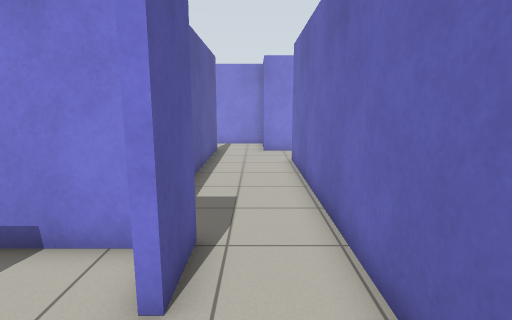
View 1 (above)

16 first-person views from a walk through a world built for the Gazebo simulator. The camera is 1.2 m above the floor, tilts 10° down and sees 80° across. The floor is counted in squares, 0.5 m on a side. Each view is taken from the middle of a square. On the plan, view 1 faces up. The plan holds only what a view shows up to about 18 squares ahead; the rest is blank. The robots in the file are not drawn.

View 2
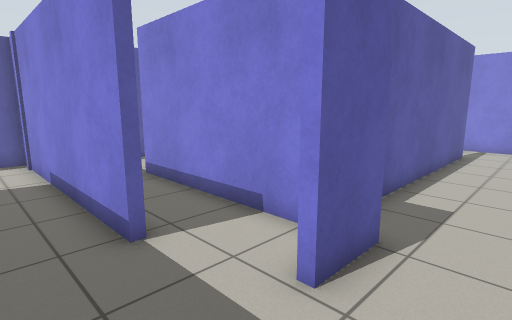

View 3
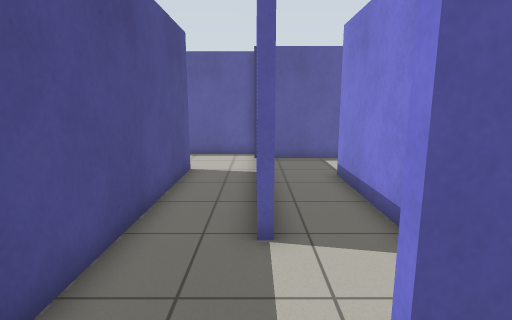

View 4
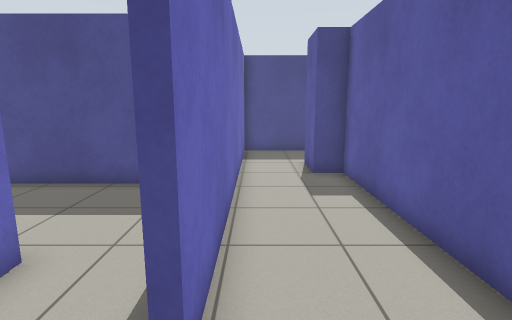

View 5
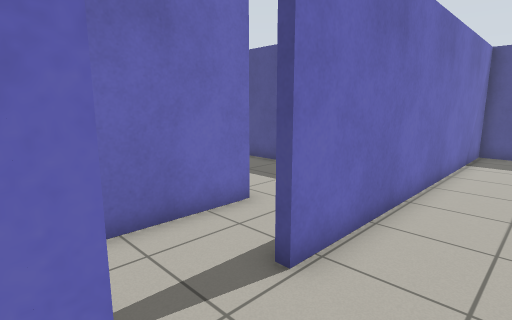

View 6
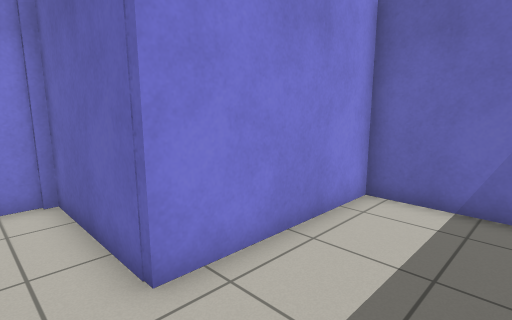

View 7
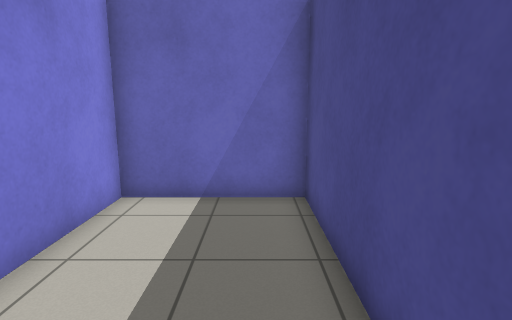

View 8
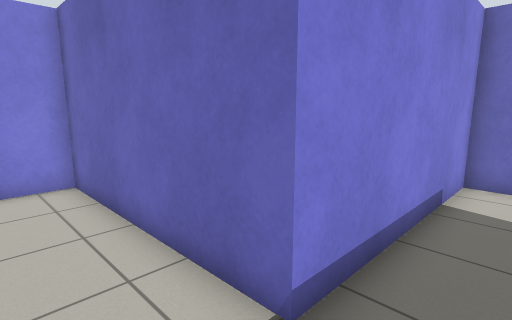

View 9
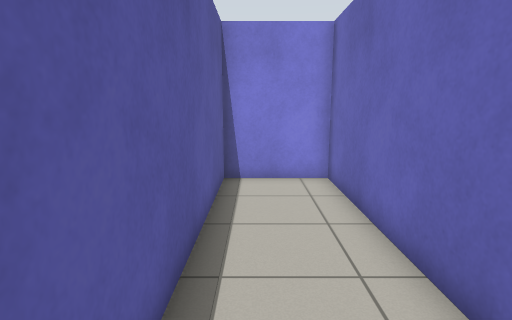

View 10
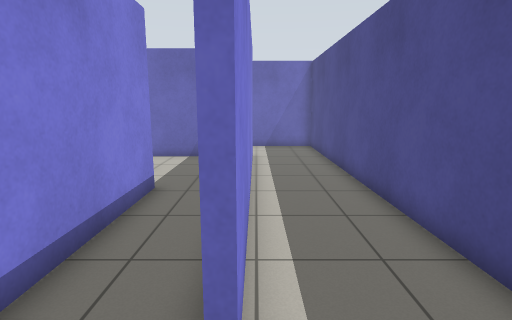

View 11
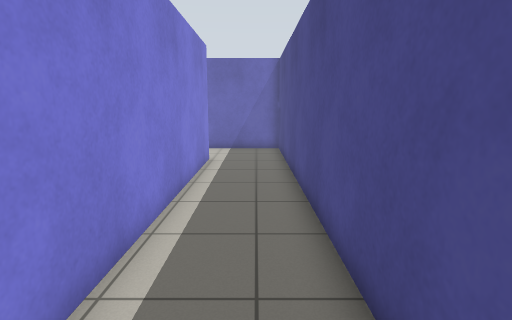

View 12
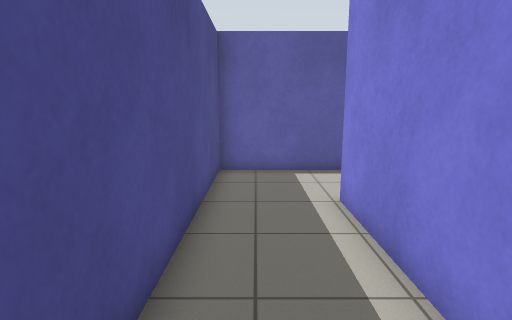

View 13
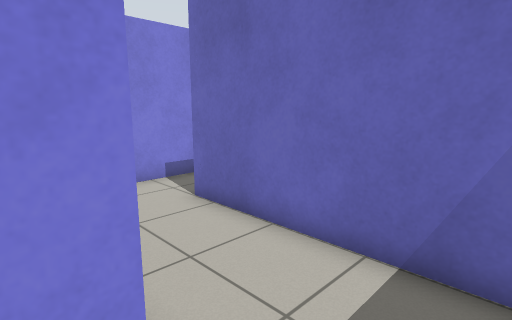

View 14
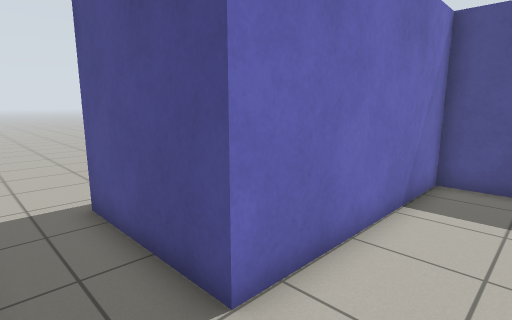

View 15
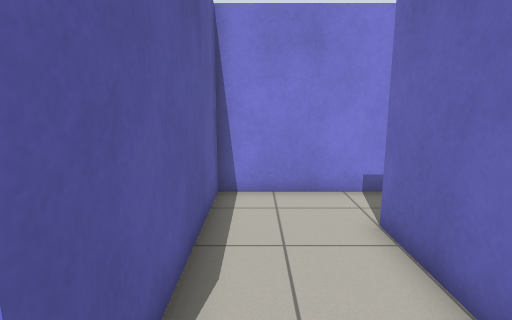

View 16
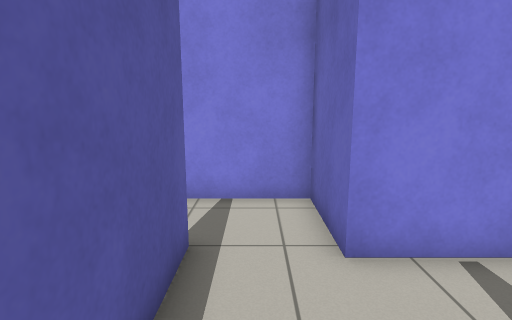

### Floor plan
Points are (right, up) in squares from view 1. A wall is a line through its corners. A room is listed if a view was taken in it or the views show most of it. See-through windows are left out.
Room 1 (views 1, 2, 3, 4, 5, 8, 9, 16)
walls: (-4.1, 2) (-14.4, 2) (-14.4, -0.5); (-1.4, 3.8) (-1.4, 4.9) (-9.6, 4.9) (-9.6, 13.1) (-13.1, 13.1) (-13.1, 2.9); (-10.6, -0.5) (1.6, -0.5) (1.6, 13.7); (-2.2, 17) (-2.2, 5.2) (-1.1, 5.2) (-1.1, 3.1); (1.4, 16.6) (0.4, 16.6) (0.4, 19.8) (-2.9, 19.8)
ways out: opening at (-12, -1) to room 3; opening at (2, 15) to room 4; opening at (-2, 18)
Room 2 (views 6, 7)
walls: (4.4, 6.7) (10.9, 6.7) (10.9, 11.6) (4.6, 11.6) (4.6, 13.5)
ways out: opening at (3.5, 12.5) to room 4
Room 3 (views 10, 11, 12, 13, 14, 15)
walls: (7.2, 6.4) (1.9, 6.4) (1.9, -0.8) (-10.6, -0.8); (-14.4, -0.5) (-14.4, -4.4) (5.5, -4.3) (5.5, 3.9) (10.6, 3.9)
ways out: opening at (-12, -1) to room 1
Room 4 (no view inside)
walls: (1.6, 13.7) (2, 13.7); (4.6, 13.5) (4.6, 16.6) (1.4, 16.6)
ways out: opening at (2, 15) to room 1; opening at (3.5, 12.5) to room 2

Where each view was taken, in squares from view 1:
view 1: 0 up, 0 right, facing up
view 2: 0 up, 1 right, facing up-left
view 3: 2 up, 1 right, facing left
view 4: 16 up, 1 right, facing down
view 5: 17 up, 1 left, facing down-right
view 6: 8 up, 3 right, facing up-right
view 7: 8 up, 3 right, facing right
view 8: 3 up, 12 left, facing up-right
view 9: 3 up, 12 left, facing up
view 10: 1 down, 13 left, facing right
view 11: 3 down, 12 left, facing right
view 12: 3 down, 3 left, facing left
view 13: 3 down, 1 right, facing up-right
view 14: 6 up, 3 right, facing down-right
view 15: 2 down, 3 right, facing up
view 16: 12 up, 1 left, facing up
